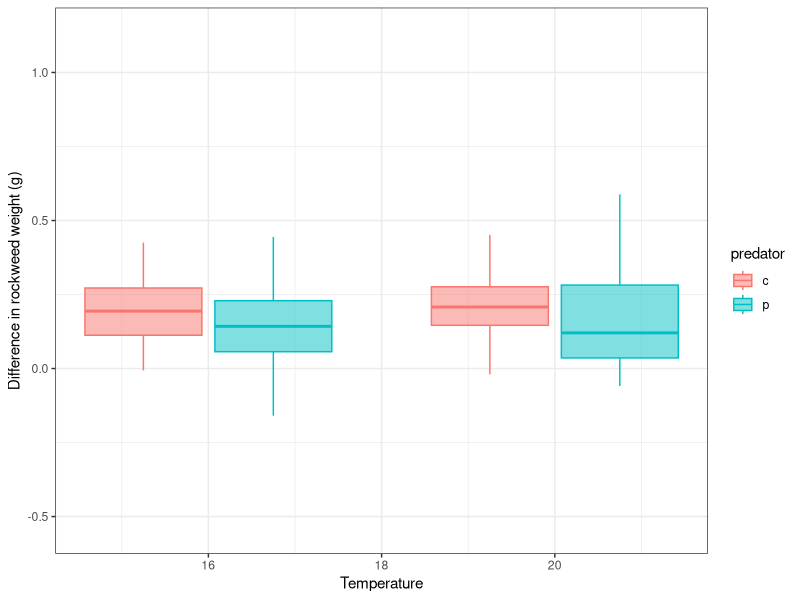
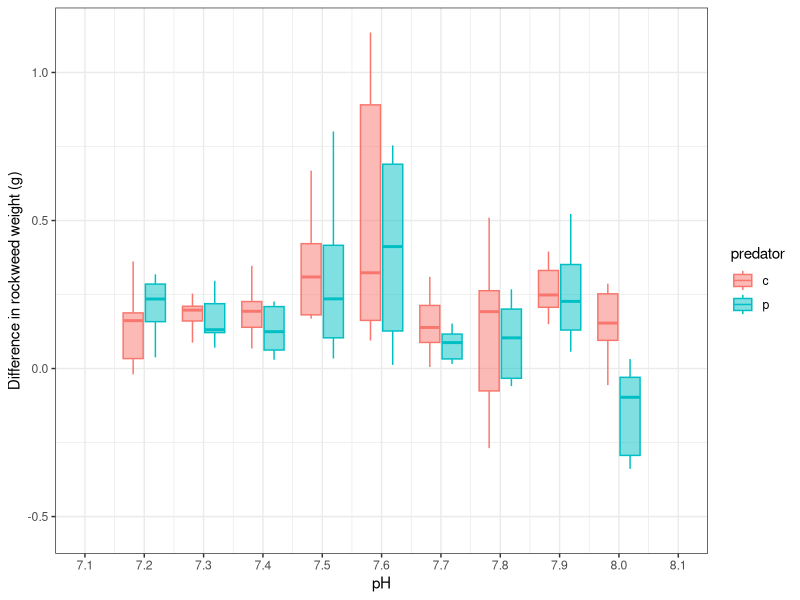
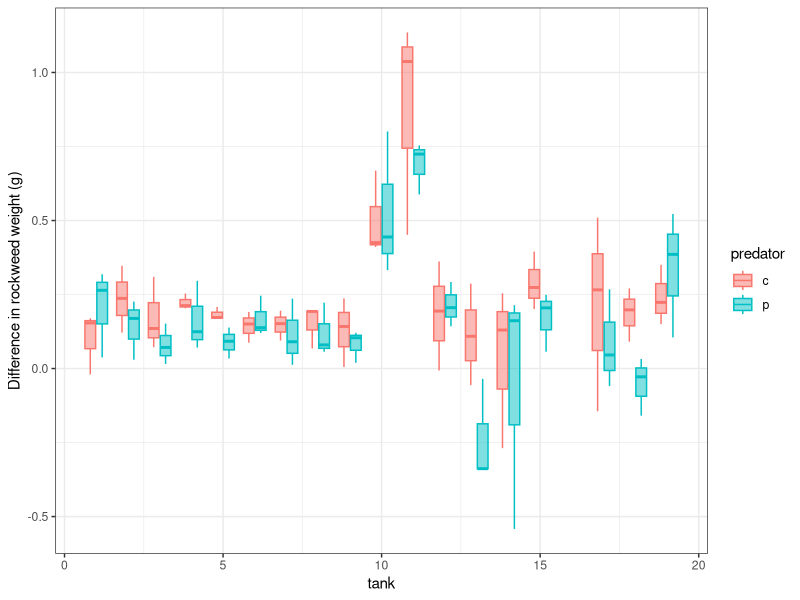

These figures' R source, in order:
library(tidyverse)
predation <- read.csv("Data/growth/weight_diff.csv")

##by temperature
ggplot(data=predation, aes(x=temperature,y=weight, group = interaction(predator,temperature), fill = predator, color = predator))+
  geom_boxplot(alpha=0.5, outlier.alpha=0) + 
  labs(x="Temperature", y= "Difference in rockweed weight (g)")+
  theme_bw()

##by pH
ggplot(data=predation, aes(x=pH,y=weight, group = interaction(predator,pH), fill = predator, color = predator))+
  geom_boxplot(alpha=0.5, outlier.alpha=0) + 
  scale_x_continuous(breaks = seq(7.1, 8.1, by=0.1), limits=c(7.1,8.1))+
  labs(x="pH", y= "Difference in rockweed weight (g)")+
  theme_bw()

##by temperature and pH
ggplot(data=predation, aes(x=tank,y=weight, group = interaction(predator,tank), fill = predator, color = predator))+
  geom_boxplot(alpha=0.5, outlier.alpha=0) + 
  ##scale_x_continuous(breaks = seq(7.1, 8.1, by=0.1), limits=c(7.1,8.1))+
  labs(x="tank", y= "Difference in rockweed weight (g)")+
  theme_bw()
